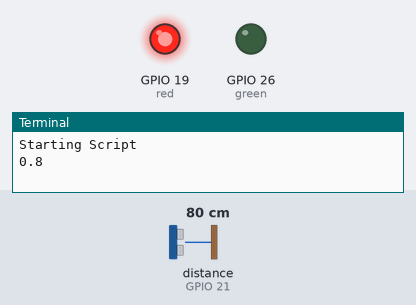
A program run on a simulated Raspberry Pi (BCM pin numbers). On the bench: output pins drawn as LEDs (lit = HIGH), the last lines printed to the terminal. Inputs (shaded band) come from the test bench; at power-on: distance to the obstacle (sensor on GPIO 21) 80 cm. The echo pulse lasts 58.3 µs per cm.

Above: at 1.2 s.
1.3 s: distance to the obstacle (sensor on GPIO 21) set to 95 cm
3.6 s: distance to the obstacle (sensor on GPIO 21) set to 103 cm
At 5.0 s:
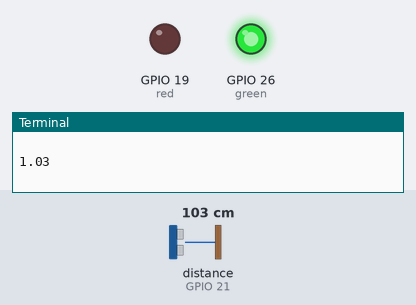
5.9 s: distance to the obstacle (sensor on GPIO 21) set to 2 cm
At 7.6 s:
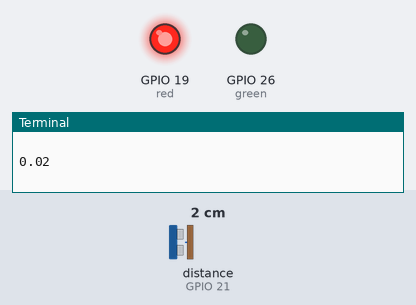
7.9 s: distance to the obstacle (sensor on GPIO 21) set to 120 cm
At 9.2 s:
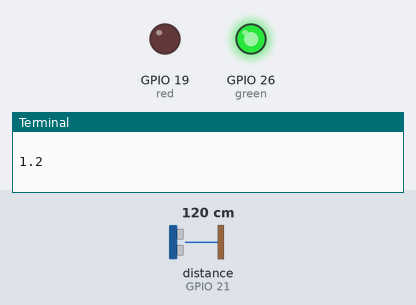
Timing chart, 0 to 10.9 s (numbered marks = the images above; inputs shaded):
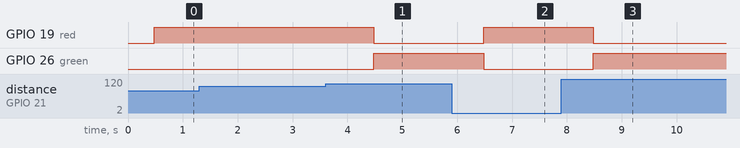

The program:

main_final.py
```python
# Import all relevant libraries here
from time import sleep
from gpiozero import DistanceSensor, LED

#Define the GPIO pin numbers for the trigger and echo pins
green = LED(26)
red = LED(19)
sensor = DistanceSensor(echo=21, trigger=20, max_distance=6)

#Define safe distance
safe_distance = 1 # Assuming Meters

def main():
    print("Starting Script")
    while True:
        #Measure the distance and print the value in centimeters
        distance = sensor.distance
        print(distance,"\n")
        if distance > safe_distance:
           green.on()
           red.off()
        elif distance < safe_distance:
           red.on()
           green.off()
        #Wait for 1 second before taking the next measurement
        sleep(1)

if __name__ == "__main__":
    main()
```

Measured:
- the behaviour switches between 100 and 101 cm on distance to the obstacle (sensor on GPIO 21) (found by bisection; images 0 and 1)
- after the input at 3.6 s, GPIO 19 (red): HIGH → LOW after 0.88 s; GPIO 26 (green): LOW → HIGH after 0.88 s
- after the input at 5.9 s, GPIO 19 (red): LOW → HIGH after 0.58 s; GPIO 26 (green): HIGH → LOW after 0.58 s
- after the input at 7.9 s, GPIO 19 (red): HIGH → LOW after 0.58 s; GPIO 26 (green): LOW → HIGH after 0.58 s
